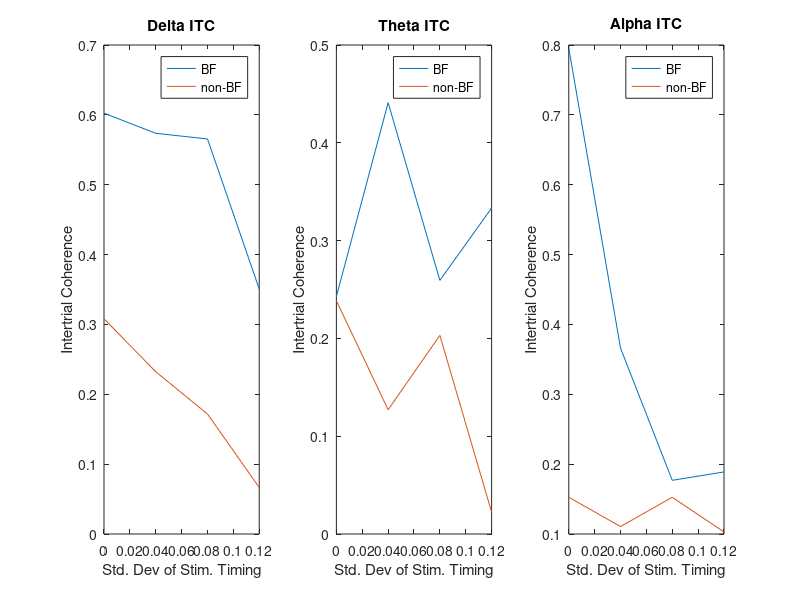

This figure's MATLAB source:
%% plot ITC data

deltaon = [0.602408726
0.573605777
0.565511654
0.35069956
];

stdxax = [0,0.04,0.08,0.12];

deltaoff = [0.308057432
0.232273735
0.171754302
0.06662313

];

thetaon = [0.242877771
0.441017059
0.259340445
0.333335074

];

thetaoff = [0.238493178
0.127062021
0.203111992
0.022372152

];

alphaon = [0.795490559
0.366127121
0.176847849
0.18884624

];

alphaoff = [0.152629801
0.110657185
0.152591502
0.10288724

];
figure
subplot(1,3,1)
plot(stdxax,deltaon)
hold on
plot(stdxax,deltaoff)
legend('BF', 'non-BF')
ylabel('Intertrial Coherence')
xlabel('Std. Dev of Stim. Timing')
title('Delta ITC')

subplot(1,3,2)
plot(stdxax,thetaon)
hold on
plot(stdxax,thetaoff)
legend('BF', 'non-BF')
ylabel('Intertrial Coherence')
xlabel('Std. Dev of Stim. Timing')
title('Theta ITC')

subplot(1,3,3)
plot(stdxax,alphaon)
hold on
plot(stdxax,alphaoff)
legend('BF', 'non-BF')
ylabel('Intertrial Coherence')
xlabel('Std. Dev of Stim. Timing')
title('Alpha ITC')

